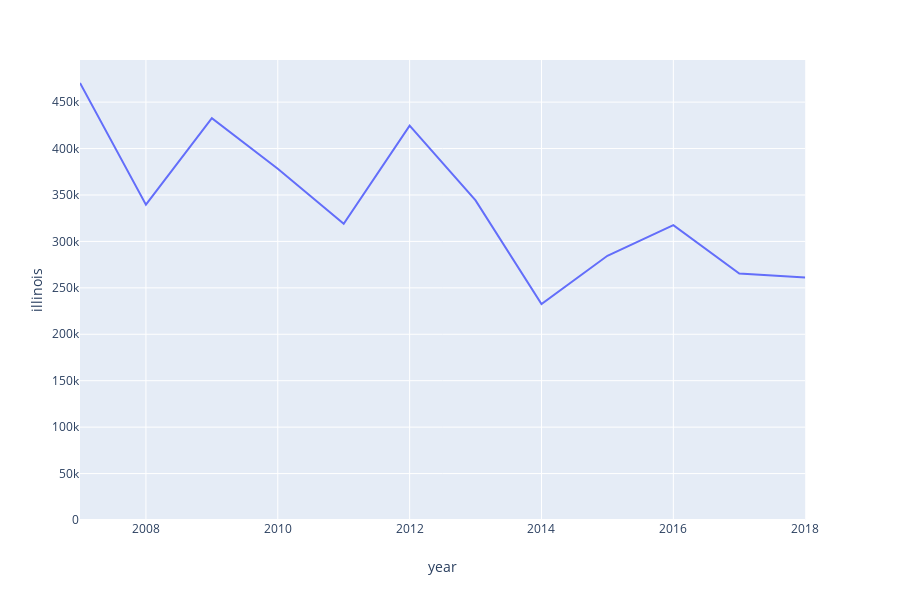

Notebook cell for this chart:
### Code cell
fig_orig_il.update_yaxes(rangemode="tozero")

### Figure 1 — Plotly figure (JSON) as saved in the notebook; plotly's stock layout.template omitted (floating-point values rounded to 4 significant figures)
{"data": [{"hoverlabel": {"namelength": 0}, "hovertemplate": "year=%{x}<br>illinois=%{y}", "legendgroup": "", "line": {"color": "#636efa", "dash": "solid"}, "mode": "lines", "name": "", "showlegend": false, "type": "scatter", "x": ["2007", "2008", "2009", "2010", "2011", "2012", "2013", "2014", "2015", "2016", "2017", "2018", "state"], "xaxis": "x", "y": [470592, 339543, 432707, 378335, 319004, 424748, 344172, 232557, 284551, 317597, 265490, 261119, "illinois"], "yaxis": "y"}], "layout": {"height": 600, "legend": {"tracegroupgap": 0}, "margin": {"t": 60}, "xaxis": {"anchor": "y", "domain": [0, 0.98], "title": {"text": "year"}}, "yaxis": {"anchor": "x", "domain": [0, 1], "rangemode": "tozero", "title": {"text": "illinois"}}}}
